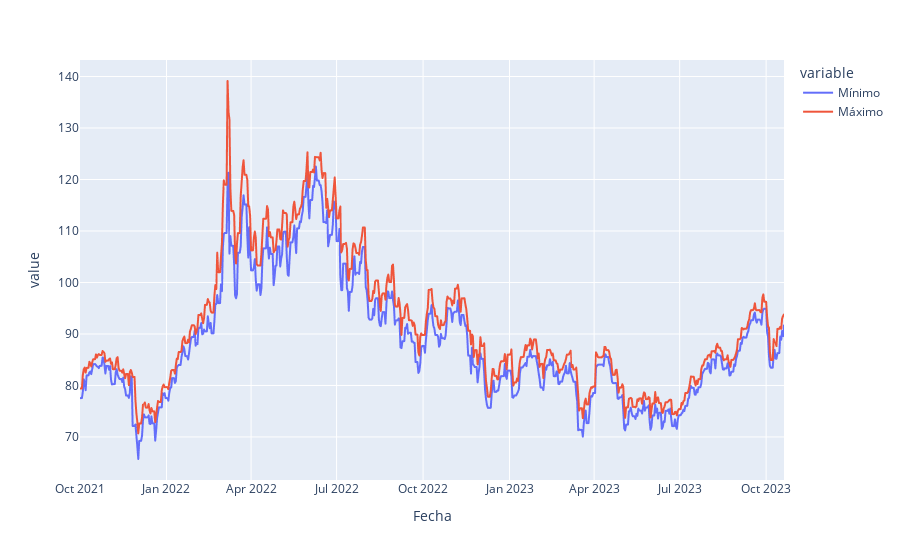

The notebook cell this image was saved under:
### Markdown cell above
## Gráfico de series de tiempo para valores numéricos

### Code cell
fig = px.line(df, x="Fecha", y=["Mínimo", "Máximo"])
fig.show()

### Figure 1 — Plotly figure (JSON) as saved in the notebook; plotly's stock layout.template omitted (floating-point values rounded to 4 significant figures; data arrays with more than 128 entries replaced by an {"elided": "..."} marker saying what was removed)
{"data": [{"hovertemplate": "variable=Mínimo<br>Fecha=%{x}<br>value=%{y}<extra></extra>", "legendgroup": "Mínimo", "line": {"color": "#636efa", "dash": "solid"}, "marker": {"symbol": "circle"}, "mode": "lines", "name": "Mínimo", "showlegend": true, "type": "scattergl", "x": {"elided": "750 str values"}, "xaxis": "x", "y": {"elided": "750 float values"}, "yaxis": "y"}, {"hovertemplate": "variable=Máximo<br>Fecha=%{x}<br>value=%{y}<extra></extra>", "legendgroup": "Máximo", "line": {"color": "#EF553B", "dash": "solid"}, "marker": {"symbol": "circle"}, "mode": "lines", "name": "Máximo", "showlegend": true, "type": "scattergl", "x": {"elided": "750 str values"}, "xaxis": "x", "y": {"elided": "750 float values"}, "yaxis": "y"}], "layout": {"legend": {"title": {"text": "variable"}, "tracegroupgap": 0}, "margin": {"t": 60}, "xaxis": {"anchor": "y", "domain": [0, 1], "title": {"text": "Fecha"}}, "yaxis": {"anchor": "x", "domain": [0, 1], "title": {"text": "value"}}}}
